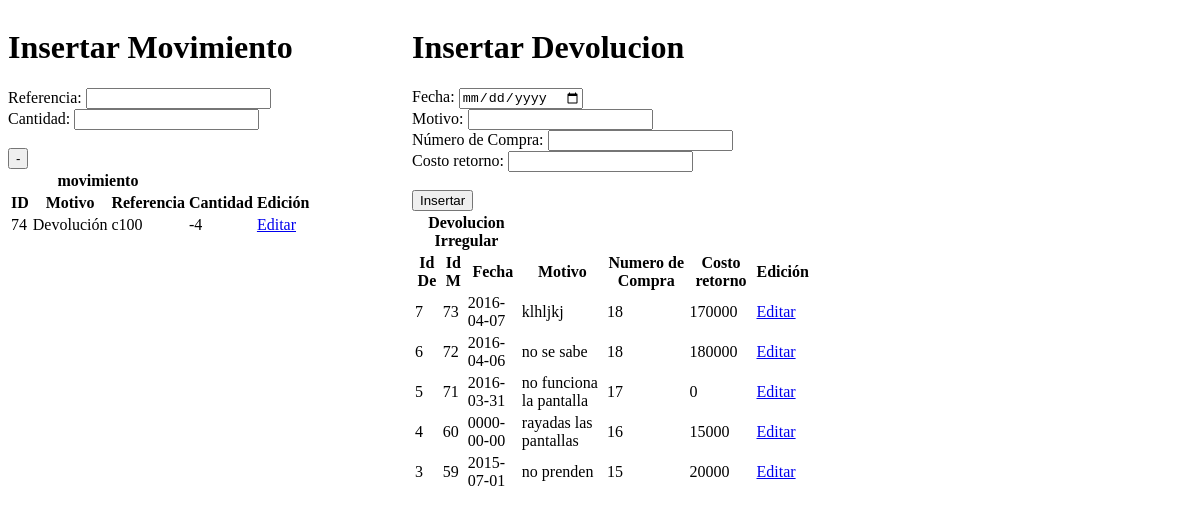
/vista/vdevolucion.php, run on an earlier commit of the app's database.
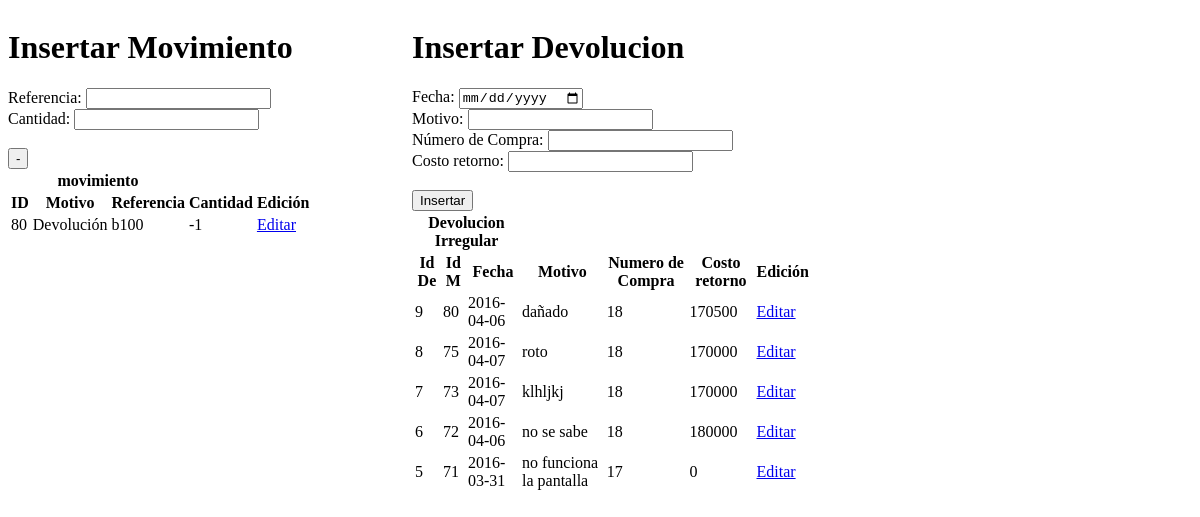
And on a later commit of the database.
### tables this page shows
CREATE TABLE IF NOT EXISTS `tbmovimiento` (
  `idmovimiento` int(11) NOT NULL,
  `motivo` varchar(30) NOT NULL,
  `referencia` varchar(20) NOT NULL,
  `cantidad` int(11) NOT NULL
);

CREATE TABLE IF NOT EXISTS `tbdevolucionirregular` (
  `iddevolucion` int(11) NOT NULL,
  `movimiento` int(11) NOT NULL,
  `fecha` date NOT NULL,
  `motivo` varchar(50) DEFAULT NULL,
  `numero_compra` int(11) NOT NULL,
  `costo` int(11) NOT NULL
);

### controlador/cmovimiento.php (called while the page is built, shortened)
<?php
	include('modelo/mmovimiento.php');
	$movimiento = new Mmovimiento();

### modelo/mmovimiento.php (called while the page is built, shortened)
<?php
	include_once('controlador/conexion.php');
	include_once('functions.php');
	class Mmovimiento extends Funciones
	{
		function consultar_movimiento_d()
		{
			$sql = "SELECT * FROM `tbmovimiento` WHERE `motivo` = 'Devolución' ORDER BY idmovimiento DESC LIMIT 1";
			 return $this->SeleccionDatos($sql);
		}
	}

### modelo/functions.php (called while the page is built, shortened)
<?php
	class Funciones {
        function SeleccionDatos($consulta)
        {
                $conexionBD = new conexion();
                $conexionBD -> conectarBD();
                $datos = $conexionBD -> ejeCon($consulta, 0);
                return $datos;
        }
}

### controlador/configuracion.php (called while the page is built)
<?php
	$serv_bd = "localhost";
	$usu_bd = "root";
	$pass_bd = "";
	$bd = "bdwold";
?>

### controlador/conexion.php (called while the page is built, shortened)
<?php
	class conexion {
		function conectarBD() {
			include("configuracion.php");
			$this -> link = mysql_connect ($serv_bd, $usu_bd, $pass_bd);
			$bd2 = mysql_select_db($bd);
		}
		function ejeCon($con, $op) {
			$this -> resultado = mysql_query($con) or die("La consulta fallo: ". mysql_error());
			if($op == 0) {
				while ($linea = mysql_fetch_array($this -> resultado)) {
					$arrayResultado[] = $linea;
				}
			} else {
				$arrayResultado[] = 0;
			}
			$resarr = isset ($arrayResultado) ? $arrayResultado: NULL;
			if($resarr) {
				return $arrayResultado;
			}
		}
	}
?>

### controlador/cdevolucion.php (called while the page is built, shortened)
<?php
	include('modelo/mdevolucion.php');
	$devolucion = new Mdevolucion();
	$movimiento2= $devolucion->sel_movimiento();

### modelo/mdevolucion.php (called while the page is built, shortened)
<?php
	include_once('controlador/conexion.php');
	include_once('functions.php');
	class Mdevolucion extends Funciones
	{
		function consultar_devolucion()
		{
			$sql = "SELECT * FROM tbdevolucionirregular ORDER BY iddevolucion DESC LIMIT 5";
			 return $this->SeleccionDatos($sql);
		}
		function sel_movimiento()
		{
            $sql = "SELECT * FROM `tbmovimiento` ORDER BY idmovimiento DESC LIMIT 1";
            return $this->SeleccionDatos($sql);
        }
	}

### vista/vdevolucion.php (the view, shortened to what this page needs)
<!DOCTYPE html>
<html lang="en">
<head>
    <link rel="stylesheet" href="css/miestilo.css" media="screen">
</head>
<body>
<?php include('controlador/cmovimiento.php'); ?>
<div class="formulario">
	<h1>Insertar Movimiento</h1>
	<form action="" method="POST">
		<div class="form-group col-lg-6">
            <label for="">Referencia:</label>
            <input type="text" class="form-control" name="referencia">
		</div>
		<div class="form-group col-lg-6">
            <label for="">Cantidad:</label>
            <input type="number" class="form-control" name="cantidad">
		</div>
		<div class="form-group col-lg-6">
			<br>
            <input type="submit" name="Sale" class="btn btn-danger" value="-">
        </div>
	</form>
<?php $consultamovimiento = $movimiento->consultar_movimiento_d(); ?>
	<table class="table">
		<thead>
			<tr>
				<th colspan="3">movimiento</th>
			</tr>
			<tr>
				<th>ID</th>
				<th>Motivo</th>
				<th>Referencia</th>
				<th>Cantidad</th>
				<th>Edición</th>
			</tr>
		</thead>
		<tbody>
			<?php for($i=0;$i<count($consultamovimiento);$i++): ?>
				<tr>
					<td><?= $consultamovimiento[$i]['idmovimiento'] ?></td>
					<td><?= $consultamovimiento[$i]['motivo'] ?></td>
					<td><?= $consultamovimiento[$i]['referencia'] ?></td>
					<td><?= $consultamovimiento[$i]['cantidad'] ?></td>
					<td><a href="index.php?pag=17&id=<?= $consultamovimiento[$i]['idmovimiento'] ?>" class="btn btn-primary">Editar</a></td>
				</tr>
			<?php endfor; ?>
		</tbody>
	</table>
</div>
<?php include("controlador/cdevolucion.php"); ?>
<div class="formulario">
	<h1>Insertar Devolucion</h1>
	<form action="" method="POST">
		<div class="form-group col-lg-6">
            <label for="">Fecha:</label>
            <input type="date" class="form-control" name="fecha">
		</div>
		<div class="form-group col-lg-6">
            <label for="">Motivo:</label>
            <input type="text" class="form-control" name="motivo">
		</div>
		<div class="form-group col-lg-6">
            <label for="">Número de Compra:</label>
            <input type="text" class="form-control" name="numero_compra" >
		</div>
		<div class="form-group col-lg-6">
            <label for="">Costo retorno:</label>
            <input type="text" class="form-control" name="costo">
		</div>
		 <div class="form-city col-lg-6">
			<br>
            <input type="submit" class="btn btn-success" value="Insertar">
        </div>
	</form>
	<?php $consultadevolucion = $devolucion->consultar_devolucion(); ?>
	<table class="table">
		<thead>
			<tr>
				<th colspan="3">Devolucion Irregular</th>
			</tr>
			<tr>
				<th>Id De</th>
				<th>Id M</th>
				<th>Fecha</th>
				<th>Motivo</th>
				<th>Numero de Compra</th>
				<th>Costo retorno</th>
				<th>Edición</th>
			</tr>
		</thead>
		<tbody>
			<?php for($i=0;$i<count($consultadevolucion);$i++):
			?>
				<tr>
					<td><?= $consultadevolucion[$i]['iddevolucion'] ?></td>
					<td><?= $consultadevolucion[$i]['movimiento'] ?></td>
					<td><?= $consultadevolucion[$i]['fecha'] ?></td>
					<td><?= $consultadevolucion[$i]['motivo'] ?></td>
					<td><?= $consultadevolucion[$i]['numero_compra'] ?></td>
					<td><?= $consultadevolucion[$i]['costo'] ?></td>
					<td><a href="index.php?pag=28&id=<?= $consultadevolucion[$i]['iddevolucion'] ?>" class="btn btn-primary">Editar</a></td>
				</tr>
			<?php endfor; ?>
		</tbody>
	</table>
</div>
</body>
</html>

### css/miestilo.css (style rules this page uses)
.formulario { display: inline-block; width: 400px; vertical-align: top; }

What changed in the data, as far as the page shows it:
no longer on this page (row unchanged): tbmovimiento: idmovimiento "74", motivo "Devolución", referencia "c100", cantidad "-4"
no longer on this page (row unchanged): tbdevolucionirregular: iddevolucion "4", movimiento "60", fecha "0000-00-00", motivo "rayadas las pantallas", numero_compra "16", costo "15000"
no longer on this page (row unchanged): tbdevolucionirregular: iddevolucion "3", movimiento "59", fecha "2015-07-01", motivo "no prenden", numero_compra "15", costo "20000"
added tbmovimiento: idmovimiento "80", motivo "Devolución", referencia "b100", cantidad "-1"
added tbdevolucionirregular: iddevolucion "9", movimiento "80", fecha "2016-04-06", motivo "dañado", numero_compra "18", costo "170500"
added tbdevolucionirregular: iddevolucion "8", movimiento "75", fecha "2016-04-07", motivo "roto", numero_compra "18", costo "170000"
